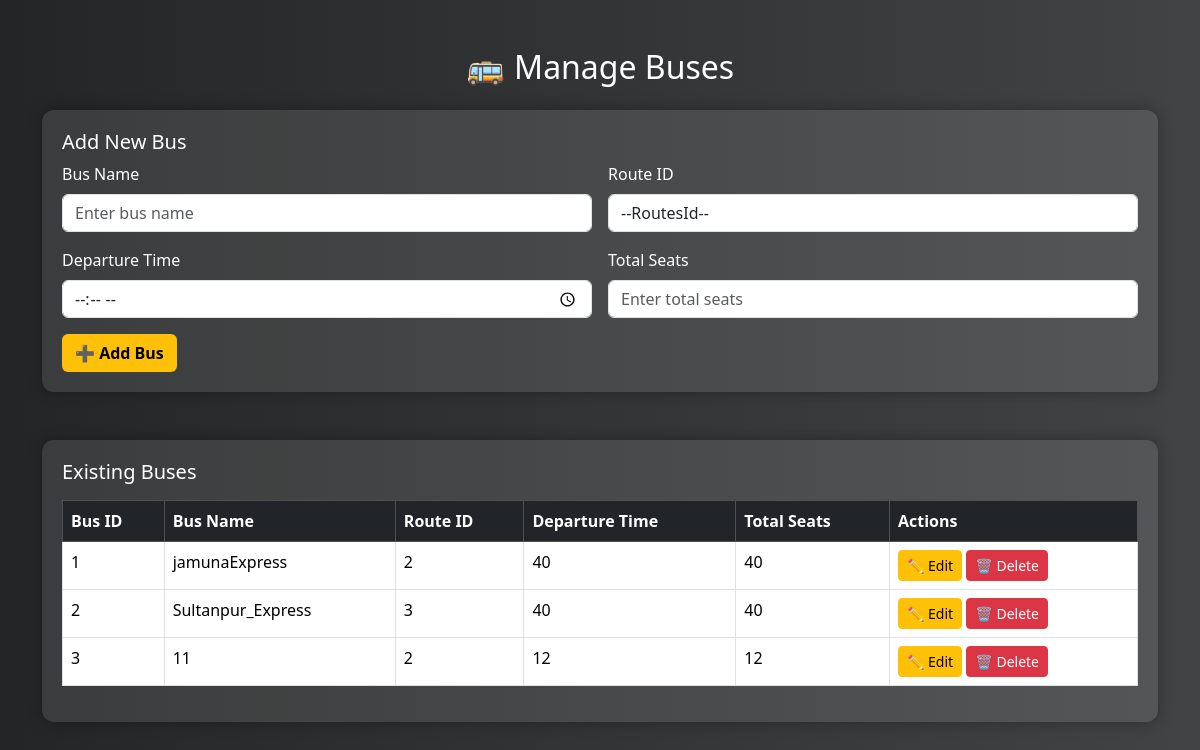
The page /managebus/ (signed in) on the database its author committed.
### myapp/models.py (models this page shows, shortened)
class managebustbl(models.Model):
    id = models.AutoField(primary_key=True)
    busname=models.CharField(max_length=100)
    routeid=models.CharField(max_length=100)
    dtime=models.CharField(max_length=100)
    totalseet=models.CharField(max_length=100)

### myapp/views.py (the view)
# urls.py: path('managebus/',views.managebus,name='managebus'),
def managebus(request):
    sesid=request.session.get('admin')
    if not sesid:
        return redirect('../adminpanel')
    getdata=routestbl.objects.all()
    fetch=managebustbl.objects.all()
    return render(request, 'AdminPanel/managebus.html',{'getshow':getdata,'fetchshow':fetch})

### templates/AdminPanel/managebus.html (shortened to what this page needs)
<!DOCTYPE html>
<html lang="en">
<head>
  <link href="https://cdn.jsdelivr.net/npm/bootstrap@5.3.2/dist/css/bootstrap.min.css" rel="stylesheet">
</head>
<body>
  <div class="container py-5">
    <h2 class="text-center mb-4">🚌 Manage Buses</h2>
    <div class="form-box mb-5">
      <h5>Add New Bus</h5>
      <form action="../managebus_code/" method="post">
        <div class="row g-3">
          <div class="col-md-6">
            <label for="busName" class="form-label">Bus Name</label>
            <input type="text" name="busname" class="form-control" id="busName" placeholder="Enter bus name" required>
          </div>
          <div class="col-md-6">
            <label for="routeId" class="form-label">Route ID</label>
            <select class="form-control" name="routeid">
              <option>--RoutesId--</option>
            </select>
          </div>
          <div class="col-md-6">
            <label for="departureTime" class="form-label">Departure Time</label>
            <input type="time" name="dtime" class="form-control" id="departureTime" required>
          </div>
          <div class="col-md-6">
            <label for="totalSeats" class="form-label">Total Seats</label>
            <input type="number" name="totalseet" class="form-control" id="totalSeats" placeholder="Enter total seats" required>
          </div>
        </div>
        <button type="submit" class="btn btn-custom mt-3">➕ Add Bus</button>
      </form>
    </div>
    <div class="table-box">
      <h5>Existing Buses</h5>
      <table class="table table-bordered table-hover mt-3">
        <thead class="table-dark">
          <tr>
            <th>Bus ID</th>
            <th>Bus Name</th>
            <th>Route ID</th>
            <th>Departure Time</th>
            <th>Total Seats</th>
            <th>Actions</th>
          </tr>
        </thead>
        <tbody>
          {% for f in fetchshow %}
          <tr>
            <td>{{ f.id }}</td>
            <td>{{ f.busname }}</td>
            <td>{{ f.routeid }}</td>
            <td>{{ f.dtime }}</td>
            <td>{{ f.totalseet }}</td>
            <td>
              <button class="btn btn-sm btn-warning">✏️ Edit</button>
              <button class="btn btn-sm btn-danger">🗑️ Delete</button>
            </td>
          </tr>
          {% endfor %}
        </tbody>
      </table>
    </div>
  </div>
</body>
</html>

### templates/AdminPanel/managebus.html (style rules this page uses)
body { background: linear-gradient(to right, #232526, #414345); color: white; font-family: 'Segoe UI', sans-serif; }
.form-box, .table-box { background-color: rgba(255,255,255,0.1); padding: 20px; border-radius: 12px; box-shadow: 0 0 15px rgba(0,0,0,0.3); }
.btn-custom { background-color: #ffc107; color: black; font-weight: bold; }
table { color: white; }

### rows shown on the page
managebustbl: id "1", busname "jamunaExpress", routeid "2", dtime "40", totalseet "40"
managebustbl: id "2", busname "Sultanpur_Express", routeid "3", dtime "40", totalseet "40"
managebustbl: id "3", busname "11", routeid "2", dtime "12", totalseet "12"
